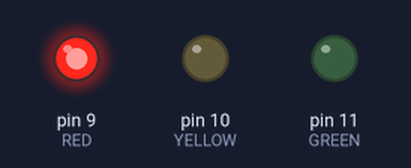
Bench run of a sketch on a simulated Arduino Uno, built with avr-gcc and run on an emulated ATmega328P. On the bench: output pins drawn as LEDs (lit = HIGH).

Above: at 2.5 s.
At 9.0 s:
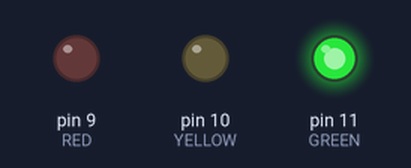
At 12.0 s:
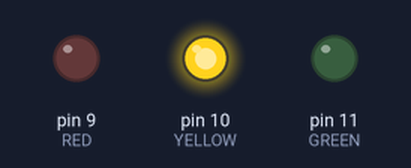
Timing chart, 0 to 16.9 s (numbered marks = the images above):
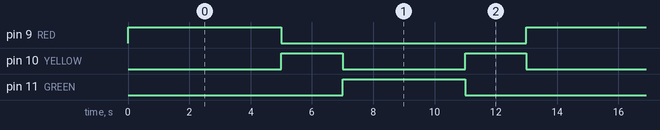

The sketch:

TraficLightsSketch.ino
```cpp
const int RED    = 9;
const int YELLOW = 10;
const int GREEN  = 11;

void setup() {
  pinMode(RED,    OUTPUT);
  pinMode(YELLOW, OUTPUT);
  pinMode(GREEN,  OUTPUT);
}

void allOff() {
  digitalWrite(RED,    LOW);
  digitalWrite(YELLOW, LOW);
  digitalWrite(GREEN,  LOW);
}

void loop() {
  allOff();
  digitalWrite(RED, HIGH);    // красный
  delay(5000);

  allOff();
  digitalWrite(YELLOW, HIGH); // жёлтый
  delay(2000);

  allOff();
  digitalWrite(GREEN, HIGH);  // зелёный
  delay(4000);

  allOff();
  digitalWrite(YELLOW, HIGH); // жёлтый перед красным
  delay(2000);
}
```

Measured:
- by itself, pin 9 (RED): alternates HIGH for 5.0 s and LOW for 8.0 s
- by itself, pin 10 (YELLOW): repeats every 13.0 s: LOW 4.0 s, HIGH 2.0 s, LOW 5.0 s, HIGH 2.0 s
- by itself, pin 11 (GREEN): alternates HIGH for 4.0 s and LOW for 9.0 s
